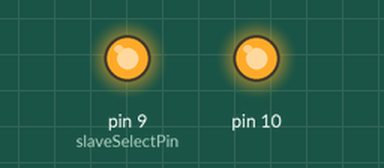
Simulated run of this sketch. Board: Arduino Uno, built with avr-gcc and run on an emulated ATmega328P. Shown: output pins drawn as LEDs (lit = HIGH). What the sketch prints to the serial monitor is not drawn.

Above: at 0.1 s.
Timing chart, 0 to 1.6 s (numbered marks = the images above):
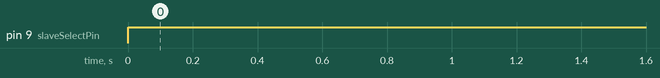

The sketch:

70_Arduino_SPI_Master2.ino
```cpp
#include <SPI.h>


uint8_t send[16] = {'A', 'a', 'B', 'b', 'C', 'c', 'D', 'd', 'E', 'e', 'F', 'f', 'G', 'g', 'H', 'h'};
uint8_t receive[16];
uint8_t slaveSelectPin = 9;

void setup()
{
  pinMode(slaveSelectPin, OUTPUT);
  digitalWrite(slaveSelectPin, HIGH);   //Slave is selected
  Serial.begin(9600);
  SPI.begin();
  SPI.setClockDivider(SPI_CLOCK_DIV64); //bit rate = 16 MHz/128 = 125 kbit/sec
}

void loop()
{
  digitalWrite(slaveSelectPin, LOW);   //Slave is selected
  for (uint8_t i = 0; i < sizeof(send); ++i)
  {
    receive[i] = SPI.transfer(send[i]);
  }
  digitalWrite(slaveSelectPin, HIGH);   //Slave is selected

  Serial.print("Master:  Slave schickte mir:");
  for (uint8_t j = 0; j < sizeof(receive); ++j)
  {
    Serial.print(" ");
    Serial.print((char) receive[j]);
  }
  Serial.print("\n");
  //-----------------------
  delay(1000);  //test interval
}
```

Measured:
- by itself, pin 9 (slaveSelectPin): LOW → HIGH at 0.00 s
